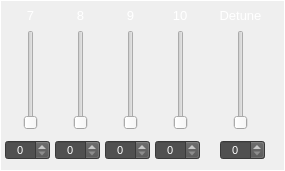
     <widget class="CustomFrame" name="frame_PAD_Haromonys7_10">
      <property name="geometry">
       <rect>
        <x>662</x>
        <y>190</y>
        <width>285</width>
        <height>171</height>
       </rect>
      </property>
      <property name="styleSheet">
       <string notr="true">color: rgb(255, 255, 255);</string>
      </property>
      <property name="frameShape">
       <enum>QFrame::Panel</enum>
      </property>
      <property name="frameShadow">
       <enum>QFrame::Plain</enum>
      </property>
      <property name="midLineWidth">
       <number>1</number>
      </property>
      <widget class="QLabel" name="label_399">
       <property name="geometry">
        <rect>
         <x>15</x>
         <y>5</y>
         <width>31</width>
         <height>21</height>
        </rect>
       </property>
       <property name="font">
        <font>
         <pointsize>10</pointsize>
        </font>
       </property>
       <property name="styleSheet">
        <string notr="true">color: rgb(255, 255, 255);</string>
       </property>
       <property name="text">
        <string>7</string>
       </property>
       <property name="alignment">
        <set>Qt::AlignCenter</set>
       </property>
      </widget>
      <widget class="QSpinBox" name="spinBox_PadHarmony_7">
       <property name="geometry">
        <rect>
         <x>5</x>
         <y>140</y>
         <width>45</width>
         <height>20</height>
        </rect>
       </property>
       <property name="font">
        <font>
         <pointsize>8</pointsize>
        </font>
       </property>
       <property name="focusPolicy">
        <enum>Qt::NoFocus</enum>
       </property>
       <property name="styleSheet">
        <string notr="true">background-color: rgb(80,80,80);
color: rgb(255, 255, 255);</string>
       </property>
       <property name="alignment">
        <set>Qt::AlignCenter</set>
       </property>
       <property name="readOnly">
        <bool>false</bool>
       </property>
       <property name="accelerated">
        <bool>true</bool>
       </property>
       <property name="maximum">
        <number>100</number>
       </property>
       <property name="value">
        <number>0</number>
       </property>
      </widget>
      <widget class="CustomVerticalSlider" name="verticalSlider_PadHarmony_7">
       <property name="geometry">
        <rect>
         <x>20</x>
         <y>30</y>
         <width>22</width>
         <height>100</height>
        </rect>
       </property>
       <property name="orientation">
        <enum>Qt::Vertical</enum>
       </property>
       <property name="tickPosition">
        <enum>QSlider::NoTicks</enum>
       </property>
       <property name="tickInterval">
        <number>10</number>
       </property>
      </widget>
      <widget class="QSpinBox" name="spinBox_PadHarmony_8">
       <property name="geometry">
        <rect>
         <x>55</x>
         <y>140</y>
         <width>45</width>
         <height>20</height>
        </rect>
       </property>
       <property name="font">
        <font>
         <pointsize>8</pointsize>
        </font>
       </property>
       <property name="focusPolicy">
        <enum>Qt::NoFocus</enum>
       </property>
       <property name="styleSheet">
        <string notr="true">background-color: rgb(80,80,80);
color: rgb(255, 255, 255);</string>
       </property>
       <property name="alignment">
        <set>Qt::AlignCenter</set>
       </property>
       <property name="readOnly">
        <bool>false</bool>
       </property>
       <property name="accelerated">
        <bool>true</bool>
       </property>
       <property name="maximum">
        <number>100</number>
       </property>
       <property name="value">
        <number>0</number>
       </property>
      </widget>
      <widget class="QSpinBox" name="spinBox_PadHarmony_9">
       <property name="geometry">
        <rect>
         <x>105</x>
         <y>140</y>
         <width>45</width>
         <height>20</height>
        </rect>
       </property>
       <property name="font">
        <font>
         <pointsize>8</pointsize>
        </font>
       </property>
       <property name="focusPolicy">
        <enum>Qt::NoFocus</enum>
       </property>
       <property name="styleSheet">
        <string notr="true">background-color: rgb(80,80,80);
color: rgb(255, 255, 255);</string>
       </property>
       <property name="alignment">
        <set>Qt::AlignCenter</set>
       </property>
       <property name="readOnly">
        <bool>false</bool>
       </property>
       <property name="accelerated">
        <bool>true</bool>
       </property>
       <property name="maximum">
        <number>100</number>
       </property>
       <property name="value">
        <number>0</number>
       </property>
      </widget>
      <widget class="QSpinBox" name="spinBox_PadHarmony_10">
       <property name="geometry">
        <rect>
         <x>155</x>
         <y>140</y>
         <width>45</width>
         <height>20</height>
        </rect>
       </property>
       <property name="font">
        <font>
         <pointsize>8</pointsize>
        </font>
       </property>
       <property name="focusPolicy">
        <enum>Qt::NoFocus</enum>
       </property>
       <property name="styleSheet">
        <string notr="true">background-color: rgb(80,80,80);
color: rgb(255, 255, 255);</string>
       </property>
       <property name="alignment">
        <set>Qt::AlignCenter</set>
       </property>
       <property name="readOnly">
        <bool>false</bool>
       </property>
       <property name="accelerated">
        <bool>true</bool>
       </property>
       <property name="maximum">
        <number>100</number>
       </property>
       <property name="value">
        <number>0</number>
       </property>
      </widget>
      <widget class="QSpinBox" name="spinBox_PadHarmonyDetune">
       <property name="geometry">
        <rect>
         <x>220</x>
         <y>140</y>
         <width>45</width>
         <height>20</height>
        </rect>
       </property>
       <property name="font">
        <font>
         <pointsize>8</pointsize>
        </font>
       </property>
       <property name="focusPolicy">
        <enum>Qt::NoFocus</enum>
       </property>
       <property name="styleSheet">
        <string notr="true">background-color: rgb(80,80,80);
color: rgb(255, 255, 255);</string>
       </property>
       <property name="alignment">
        <set>Qt::AlignCenter</set>
       </property>
       <property name="readOnly">
        <bool>false</bool>
       </property>
       <property name="accelerated">
        <bool>true</bool>
       </property>
       <property name="maximum">
        <number>100</number>
       </property>
       <property name="value">
        <number>0</number>
       </property>
      </widget>
      <widget class="CustomVerticalSlider" name="verticalSlider_PadHarmony_8">
       <property name="geometry">
        <rect>
         <x>70</x>
         <y>30</y>
         <width>22</width>
         <height>100</height>
        </rect>
       </property>
       <property name="orientation">
        <enum>Qt::Vertical</enum>
       </property>
       <property name="tickPosition">
        <enum>QSlider::NoTicks</enum>
       </property>
       <property name="tickInterval">
        <number>10</number>
       </property>
      </widget>
      <widget class="CustomVerticalSlider" name="verticalSlider_PadHarmony_9">
       <property name="geometry">
        <rect>
         <x>120</x>
         <y>30</y>
         <width>22</width>
         <height>100</height>
        </rect>
       </property>
       <property name="orientation">
        <enum>Qt::Vertical</enum>
       </property>
       <property name="tickPosition">
        <enum>QSlider::NoTicks</enum>
       </property>
       <property name="tickInterval">
        <number>10</number>
       </property>
      </widget>
      <widget class="CustomVerticalSlider" name="verticalSlider_PadHarmony_10">
       <property name="geometry">
        <rect>
         <x>170</x>
         <y>30</y>
         <width>22</width>
         <height>100</height>
        </rect>
       </property>
       <property name="orientation">
        <enum>Qt::Vertical</enum>
       </property>
       <property name="tickPosition">
        <enum>QSlider::NoTicks</enum>
       </property>
       <property name="tickInterval">
        <number>10</number>
       </property>
      </widget>
      <widget class="CustomVerticalSlider" name="verticalSlider_PadHarmonyDetune">
       <property name="geometry">
        <rect>
         <x>230</x>
         <y>30</y>
         <width>22</width>
         <height>100</height>
        </rect>
       </property>
       <property name="orientation">
        <enum>Qt::Vertical</enum>
       </property>
       <property name="tickPosition">
        <enum>QSlider::NoTicks</enum>
       </property>
       <property name="tickInterval">
        <number>10</number>
       </property>
      </widget>
      <widget class="QLabel" name="label_400">
       <property name="geometry">
        <rect>
         <x>65</x>
         <y>5</y>
         <width>31</width>
         <height>21</height>
        </rect>
       </property>
       <property name="font">
        <font>
         <pointsize>10</pointsize>
        </font>
       </property>
       <property name="styleSheet">
        <string notr="true">color: rgb(255, 255, 255);</string>
       </property>
       <property name="text">
        <string>8</string>
       </property>
       <property name="alignment">
        <set>Qt::AlignCenter</set>
       </property>
      </widget>
      <widget class="QLabel" name="label_401">
       <property name="geometry">
        <rect>
         <x>115</x>
         <y>5</y>
         <width>31</width>
         <height>21</height>
        </rect>
       </property>
       <property name="font">
        <font>
         <pointsize>10</pointsize>
        </font>
       </property>
       <property name="styleSheet">
        <string notr="true">color: rgb(255, 255, 255);</string>
       </property>
       <property name="text">
        <string>9</string>
       </property>
       <property name="alignment">
        <set>Qt::AlignCenter</set>
       </property>
      </widget>
      <widget class="QLabel" name="label_402">
       <property name="geometry">
        <rect>
         <x>140</x>
         <y>5</y>
         <width>80</width>
         <height>21</height>
        </rect>
       </property>
       <property name="font">
        <font>
         <pointsize>10</pointsize>
        </font>
       </property>
       <property name="styleSheet">
        <string notr="true">color: rgb(255, 255, 255);</string>
       </property>
       <property name="text">
        <string>10</string>
       </property>
       <property name="alignment">
        <set>Qt::AlignCenter</set>
       </property>
      </widget>
      <widget class="QLabel" name="label_403">
       <property name="geometry">
        <rect>
         <x>213</x>
         <y>5</y>
         <width>55</width>
         <height>21</height>
        </rect>
       </property>
       <property name="font">
        <font>
         <pointsize>10</pointsize>
        </font>
       </property>
       <property name="styleSheet">
        <string notr="true">color: rgb(255, 255, 255);</string>
       </property>
       <property name="text">
        <string>Detune</string>
       </property>
       <property name="alignment">
        <set>Qt::AlignCenter</set>
       </property>
      </widget>
     </widget>
